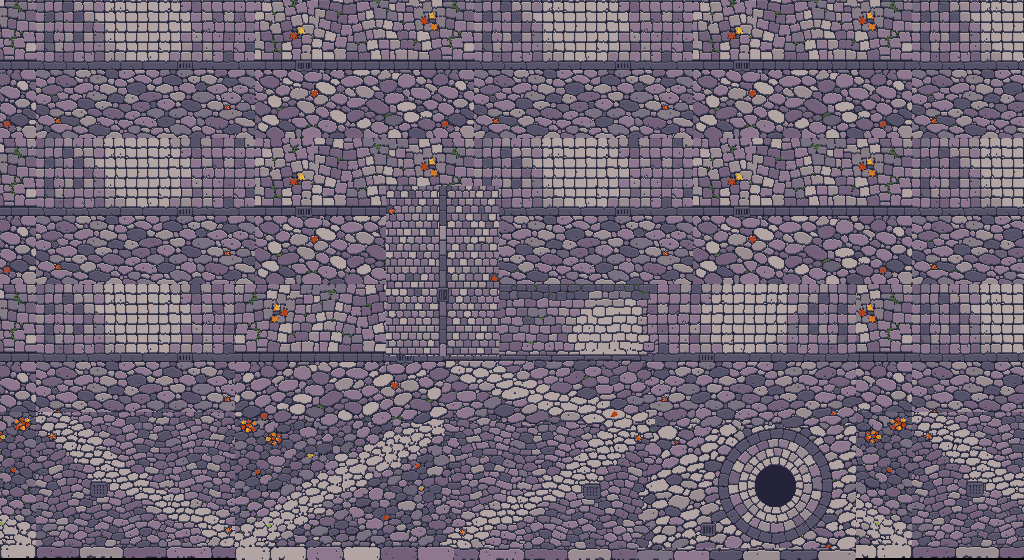
#> input picture godot_pilot/art/work/ground_restored.png, 1024 x 560 px
$ python find_ground_defects.py
#> lines starting #> are read from the running program, lines starting #| are printed output that depends on the picture; after the words box and inside, x2 and y2 are one past the last pixel; in counts of white or black regions, pixels touching at a corner belong together
### godot_pilot/art/palette.py
#!/usr/bin/env python3
"""共用調色盤（64 色）。 python3 art/palette.py → art/palette.png、art/palette.txt
取色來源：現有場景貼圖 ×材質 tint 後的主色（plaza、brick、plaster2、stonewall、w_roof_red2、hero）與概念圖 target.png 的色相，
再手動整理成色階。貼圖畫的是「中性漫射色」：夕陽的橘金與陰影的藍紫由即時光照產生，所以這裡沒有夕陽色的石頭。
暖色階（受光後偏金橘）：R 陶土磚紅、P 灰泥、W 暖石、D 木、L 落葉、H 髮、K 膚；冷色階（陰影裡偏藍紫）：S 冷石、B 斗篷藍、T 圍巾青綠、G 青苔。"""
import os
from PIL import Image, ImageDraw
RAMPS = [
 ('S', '冷石（廣場石板、石縫）', ['25233a', '343545', '55526a', '686272', '797181', '867c84', '9a8d92', 'b3a5a3']),
 ('W', '暖石（牆腳石基、邊石）', ['3c3127', '5c493c', '735b4d', '8c7566', 'a89384']),
 ('R', '陶瓦／紅磚', ['3a1214', '5a1c1a', '772418', '8e2b1e', 'a53627', 'bc4a2e', 'cf6a44', 'c98a78']),
 ('M', '勾縫／灰白', ['aa8f86', 'cba599', 'e2cdb8']),
 ('P', '灰泥', ['8f6f52', 'ab8762', 'bc9875', 'cfad88', 'dcc09c', 'ead6b6']),
 ('D', '木構架／深色外框', ['1c0c08', '2e140c', '45200f', '5f3018', '7d4526', '9a6238']),
 ('G', '青苔', ['2f3f2f', '47603c', '68803f', '8fa052']),
 ('L', '落葉', ['b4421c', 'dc7a22', 'ebb23a']),
 ('H', '頭髮（暗部借用 R0–R2）', ['6e2a26', '94392e', 'b8553a', 'd88a5a']),
 ('K', '皮膚', ['b06d4e', 'd6a07a', 'f0c8a4', 'fbe4cc']),
 ('B', '斗篷藍', ['161a38', '24326a', '35539c', '4f7ac4', '7fa8de']),
 ('T', '圍巾青綠', ['134a48', '1f7566', '36a085', '6cc8a4']),
 ('V', '紫灰石（廣場石板的色差）', ['74607a', '8f7790']),
 ('X', '其他（高光白、鑄鐵黑；腮紅借用 R7）', ['fff6e8', '1a1a24']),
]
def rgb(h): return tuple(int(h[i:i + 2], 16) for i in (0, 2, 4))
PAL = {f'{k}{i}': rgb(h) for k, _, hs in RAMPS for i, h in enumerate(hs)}
def sub(*keys):
    """取出子集合：'S' 整條色階，'R0' 單色"""
    out = []
    for k in keys:
        out += [v for n, v in PAL.items() if n == k or (len(k) == 1 and n[0] == k)]
    return out
# [11 lines that do not run on import are left out]

### godot_pilot/art/build_ground.py
#!/usr/bin/env python3
"""地面：把 7 張 codex 分塊（art/raw/ground_*_v1.png）還原成 32 PPM 的真點陣、量化到調色盤、拼成 1024×560。
輸出 art/work/ground_restored.png（未手修；之後由 fix_ground.py 手修成 tex/pilot_plaza.png）。
codex 在這個密度下畫的是平滑插畫而不是對齊格線的假像素，所以「還原」= 以固定格距（7 px；巷子 9 px）取每格中央的中位數，
比一格細的深色石縫另外保留（restore.py 的 lines）。拼接：相鄰兩塊重疊 18 點陣，沿左（上）塊的石縫找一條最短路徑切開。"""
import os, sys, heapq
import numpy as np
from PIL import Image
A = os.path.dirname(os.path.abspath(__file__)); sys.path.insert(0, A)
from restore import restore, to_palette, tone, check, despeckle
from palette import PAL, sub
W, H = 1024, 560
COLS = sub('S', 'V', 'G', 'L', 'X1')
KEEP = set(sub('G', 'L', 'S0', 'S1', 'X1'))
JOINT = [PAL['S0'], PAL['S1'], PAL['X1']]

STONE = [PAL[k] for k in ('S2', 'S3', 'V0', 'S4', 'S5', 'V1', 'S6', 'S7')]      # 石面用色，由暗到亮
def label4(mask):
    H, W = mask.shape; lab = np.zeros((H, W), np.int32); n = 0; comps = []
    for y in range(H):
        for x in range(W):
            if mask[y, x] and not lab[y, x]:
                n += 1; st = [(y, x)]; lab[y, x] = n; comp = []
                while st:
                    cy, cx = st.pop(); comp.append((cy, cx))
                    for dy, dx in ((1, 0), (-1, 0), (0, 1), (0, -1)):
                        yy, xx = cy + dy, cx + dx
                        if 0 <= yy < H and 0 <= xx < W and mask[yy, xx] and not lab[yy, xx]: lab[yy, xx] = n; st.append((yy, xx))
                comps.append(comp)
    return lab, comps

# [76 lines left out: function load, not called in this run]

def is_joint(img):
    j = np.zeros(img.shape[:2], bool)
    for c in JOINT: j |= (img == np.array(c, np.uint8)).all(-1)
    return j

# [71 lines left out: functions seam_v, paste_seam, main, not called in this run]

GUT = {}; OFF = {}; JT = {}
# 第二階段（評審：石板太大、橫排太直、平塗）：改用 codex 重生成的小塊圓角石分塊（bm v3、其餘 v2）；巷子沿用 v1
VER = {'ground_bm': '_v3', 'ground_bl': '_v2', 'ground_br': '_v2', 'ground_ml': '_v2', 'ground_mm': '_v2', 'ground_mr': '_v2'}
CONTRAST = {'ground_alley': 4.5}
# [2 lines that do not run on import are left out]

### godot_pilot/art/find_ground_defects.py
#!/usr/bin/env python3
"""地面手修第 1 輪的「找問題」工具：列出拼接造成的具體壞點，寫成 art/fix_ground_data.py（純座標資料），由 fix_ground.py 套用。
  SEAM   ：兩張分塊相接處，左右或上下兩個點陣分屬不同分塊、卻都不是石縫（兩塊石頭直接黏在一起）→ 補一個石縫點陣
  SLIVER ：被接縫切出來、小於 7 個點陣的石頭碎片 → 併入石縫
  SPECK  ：孤立的單一石縫點陣（四周都是石面）→ 改回周圍的石面色
只找不改；清單我看過 8 倍放大圖後才套用。"""
import os, sys
import numpy as np
from PIL import Image
A = os.path.dirname(os.path.abspath(__file__)); sys.path.insert(0, A)
from palette import PAL
from build_ground import is_joint, label4
im = np.array(Image.open(os.path.join(A, 'work', 'ground_restored.png')).convert('RGB'))
#> im is the input picture: shape (560, 1024, 3); mean R, G, B 112.5, 102, 117.9
src = np.load(os.path.join(A, 'work', 'ground_src.npy'))
#> (reads godot_pilot/art/work/ground_src.npy from the repository)
H, W = src.shape
J = is_joint(im)
#> the loop in is_joint, `for c in JOINT: j |= (img == np.array(c, np.uint8)).all(-1)` made 3 passes
#> pass 1, in is_joint, `for c in JOINT: j |= (img == np.array(c, np.uint8)).all(-1)`:
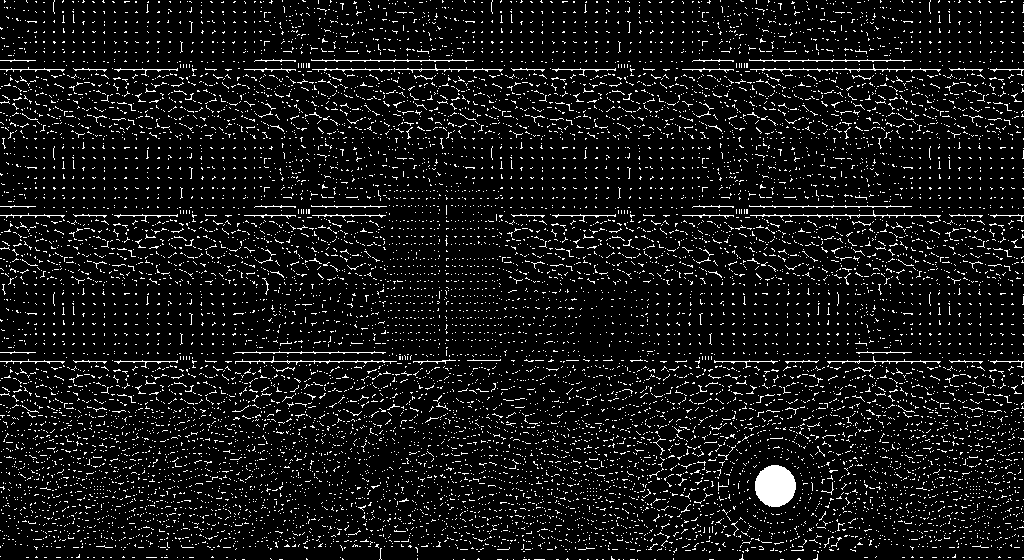
#> j: shape (560, 1024) bool; 7.7% white in thin lines or dots
VIS = (slice(186, 560), slice(96, 934))      # 只處理鏡頭看得到的範圍
seam = []
for dy, dx in ((0, 1), (1, 0)):
    a = src[:H - dy, :W - dx]; b = src[dy:, dx:]
    d = (a != b) & (a > 0) & (b > 0) & ~J[:H - dy, :W - dx] & ~J[dy:, dx:]
    for y, x in zip(*np.where(d)):
        if 186 <= y < 560 and 96 <= x < 934: seam.append((int(x + dx), int(y + dy)))
#> after the loop, seam = 460 pairs, first value 259 to 853, second value 284 to 558
seam = sorted(set(seam))
J2 = J.copy()
for x, y in seam: J2[y, x] = True
#> this loop made 460 passes
#> (x, y) on passes 1 to 3: (259, 418), (259, 420), (260, 420)
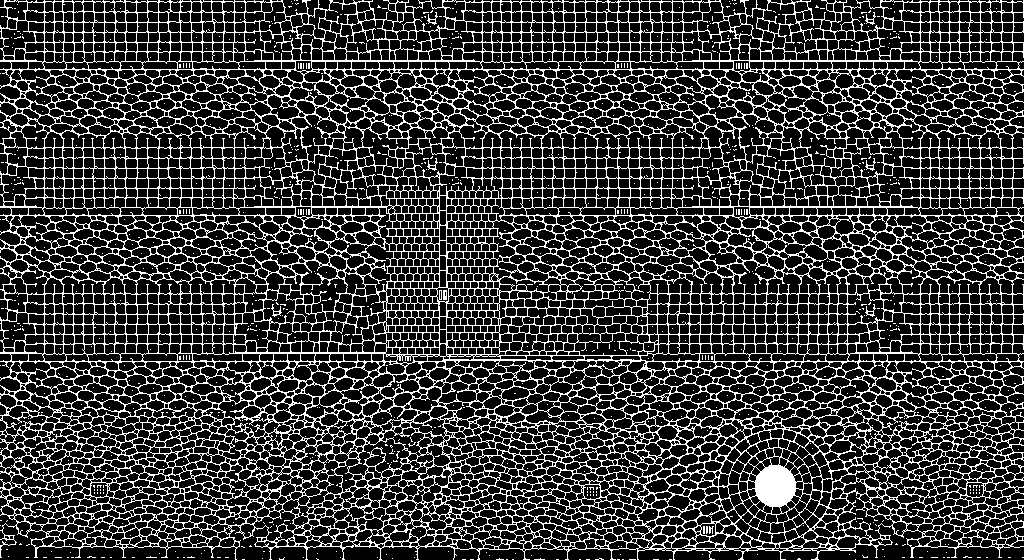
#> J2: shape (560, 1024) bool; 22.3% white in thin lines or dots
lab, comps = label4(~J2[VIS])
#> after the loop in label4, `for y in range(H):`:
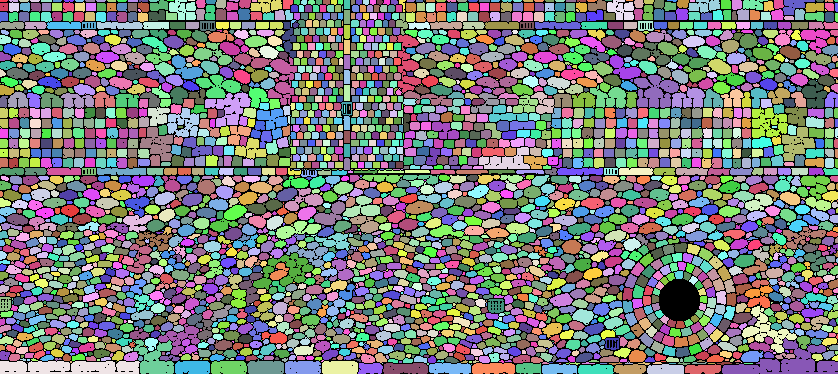
#> lab: shape (374, 838) int32; 3815 distinct labels, from 0 to 3814; one colour per label, 0 black
#> comps = 3814 items
sliver = []
seamset = set(seam)
#> seamset = 460 items
for comp in comps:
    if len(comp) < 7:      # 第二階段：小圓石鋪面本來就有小碎石，只處理「貼著接縫」的碎片
        pts = [(int(x + 96), int(y + 186)) for y, x in comp]
        if any((px + dx, py + dy) in seamset for px, py in pts for dx in (-1, 0, 1) for dy in (-1, 0, 1)): sliver += pts
#> this loop made 3814 passes
#> (comp, pts) on pass 46: ([(0, 424)], [(520, 186)])
#> pts on passes 135, 147, 230, 231, 336, 370: [(438, 192), (438, 193), (438, 194), (438, 195), (438, 196)], [(921, 195), (921, 196), (922, 196)], [(392, 207)], [(438, 207), (438, 208), (438, 209), (438, 210), (438, 211)], [(834, 216), (835, 216), (835, 217), (834, 217), (833, 217)], [(227, 222), (227, 223)]
#> after the loop, sliver = 151 pairs, first value 315 to 837, second value 290 to 549
speck = []
n4 = np.zeros((H, W), int); n4[1:] += J2[:-1]; n4[:-1] += J2[1:]; n4[:, 1:] += J2[:, :-1]; n4[:, :-1] += J2[:, 1:]
#> after `n4[1:] += J2[:-1]`:
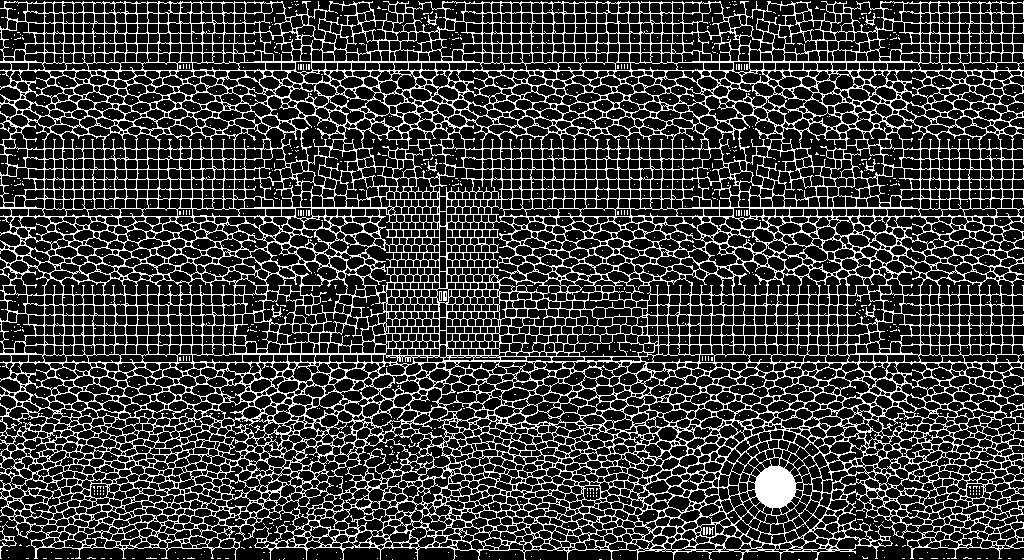
#> n4: shape (560, 1024) int64; values 0 (black) and 1 (white), 22.3% white in thin lines or dots
n8 = n4.copy(); n8[1:, 1:] += J2[:-1, :-1]; n8[1:, :-1] += J2[:-1, 1:]; n8[:-1, 1:] += J2[1:, :-1]; n8[:-1, :-1] += J2[1:, 1:]
#> after `n8[:-1, :-1] += J2[1:, 1:]`:
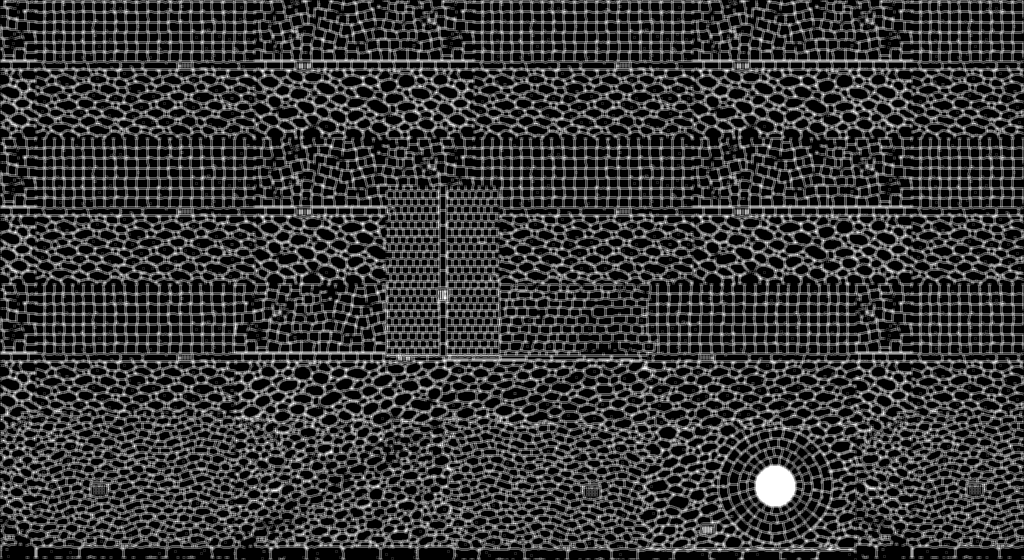
#> n8: shape (560, 1024) int64; min 0, max 8, mean 1.78; drawn with min black and max white
iron = (im == np.array(PAL['X1'], np.uint8)).all(-1)
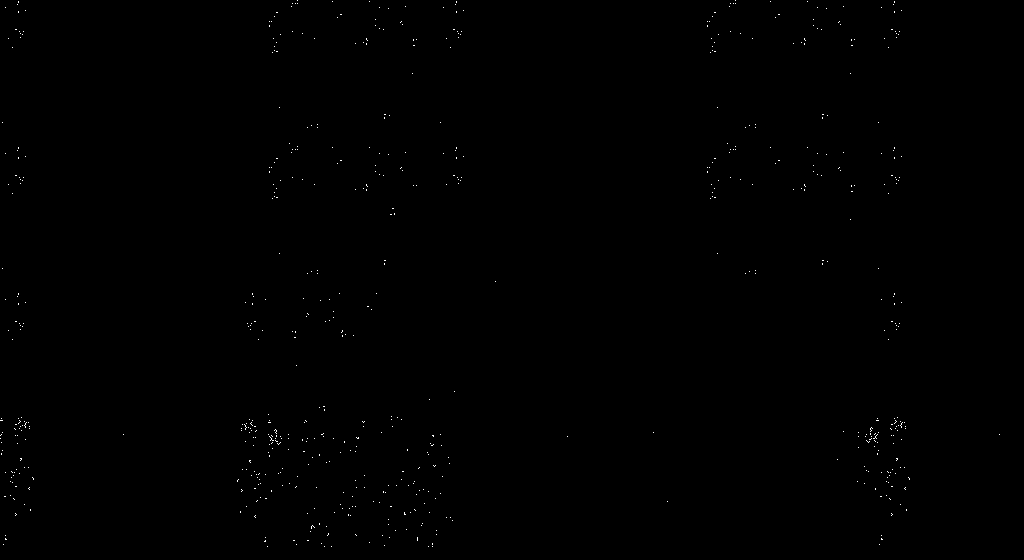
#> iron: shape (560, 1024) bool; 0.16% white in thin lines or dots
sb = np.zeros((H, W), bool)
for x_, y_ in seam: sb[max(y_ - 10, 0):y_ + 11, max(x_ - 10, 0):x_ + 11] = True
#> this loop made 460 passes
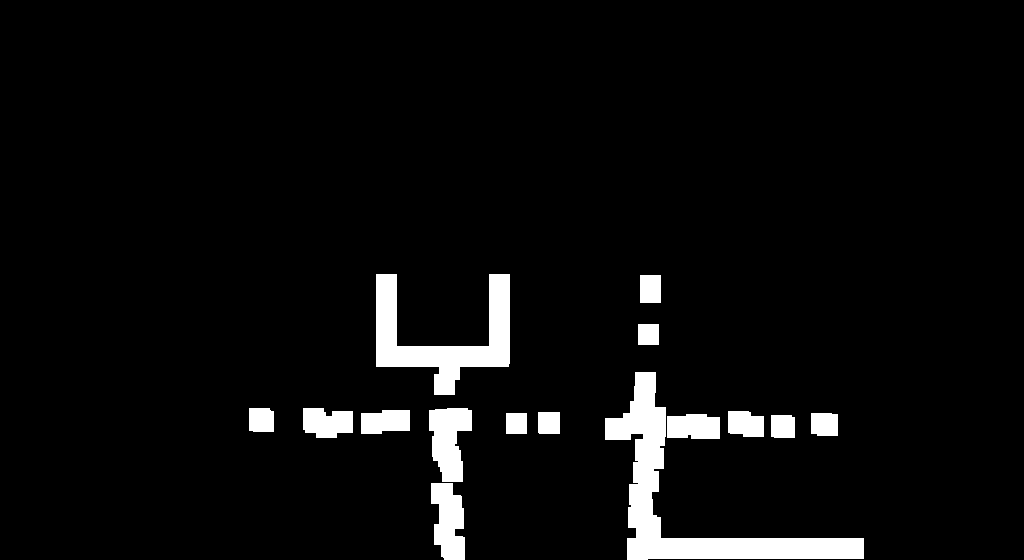
#> sb: shape (560, 1024) bool; 5% white; 15 white regions, largest, box (x1, y1, x2, y2) and area: (605, 372, 864, 560) 10155, (376, 274, 510, 395) 6453, (429, 408, 472, 482) 2216
for y, x in zip(*np.where(J2 & (n8 == 0) & ~iron & sb)):      # 孤立石縫點：只處理接縫附近（石面上的單點是 codex 畫的小凹痕，留著）
    if 187 <= y < 559 and 97 <= x < 933 and (x, y) not in set(seam):
        speck.append((int(x), int(y), '#%02x%02x%02x' % tuple(im[y, x - 1])))
#> this loop made 23 passes
#> (y, x) on passes 1 to 12: (326, 652), (370, 459), (380, 651), (414, 739), (414, 748), (416, 681), (417, 394), (418, 382), (421, 648), (422, 661), (425, 347), (429, 432)
#> after the loop, speck = 23 items, first 6: (652, 326, '#867c84'), (459, 370, '#9a8d92'), (651, 380, '#867c84'), (739, 414, '#867c84'), (748, 414, '#867c84'), (681, 416, '#686272')
with open(os.path.join(A, 'fix_ground_data.py'), 'w') as f:
    f.write('# 由 find_ground_defects.py 找出的壞點座標（地面貼圖 1024×560 的像素座標）。\n')
    f.write('SEAM = %r\n\nSLIVER = %r\n\nSPECK = %r\n' % (seam, sliver, speck))
print('seam', len(seam), 'sliver', len(sliver), 'speck', len(speck))
#| seam 460 sliver 151 speck 23
